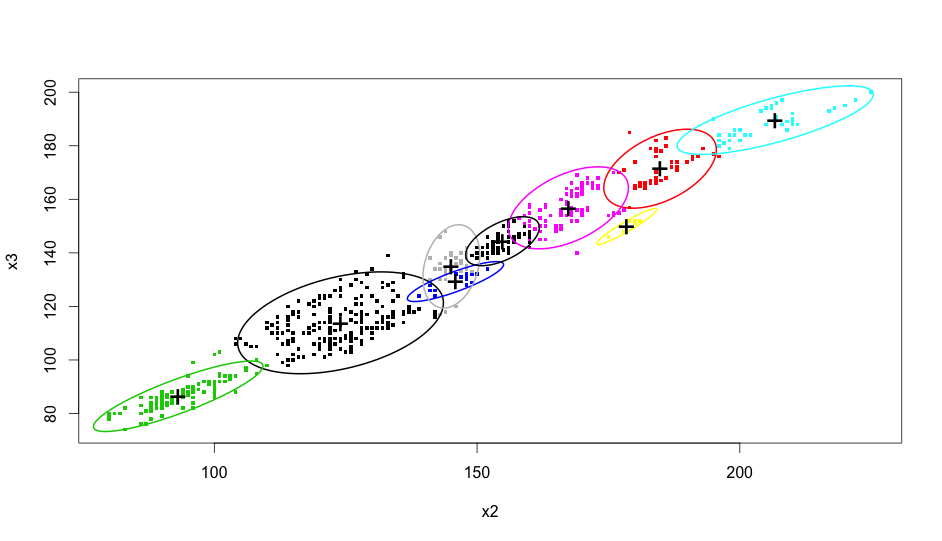

Write R code to recreate this figure.
##################
#Author: bramach2#
##################

#clear workspace
rm(list = ls(all=T))

#load required libraries
library(MASS)
library(ellipse)        

#set random seed
set.seed(1)

#set alpha value
alpha <- 0.0001
CV <- 1.8692

#simulate 2-d gaussian data with 4 centers
data<-mvrnorm(n=100, mu=c(5,5), Sigma = matrix(c(10,3,3,2),2,2))
data<-rbind(data,mvrnorm(n=200, mu=c(20,5), Sigma = matrix(c(5,2,2,8),2,2)))            
data<-rbind(data,mvrnorm(n=50, mu=c(5,20), Sigma = matrix(c(3,6,6,20),2,2)))
data<-rbind(data,mvrnorm(n=150, mu=c(20,20), Sigma = matrix(c(15,6,6,15),2,2)))
data<-data.frame(data)
names(data)<-c("X1","X2")

#load dataset provided
data<-read.table("hw5-3d-data.csv",sep = ",",header = T)

#generalize for n-dimensional data
p<-ncol(data)+1

#initialize one cluster membership for all data points
data[,p]<-rep(1,nrow(data))
names(data)[p]<-"cluster"

#initalize first center
first<-kmeans(data[,-p],centers = 1)
centers<-first$centers

#L2 norm calculation
norm_vec <- function(x) sqrt(sum(x^2))

#keep track of number of clusters
numclusters = 1

repeat{
        numcenters <- nrow(centers)
        done = 0
        for(j in 1:numcenters)
        {
                cj <- centers[j,]
                X <- subset(data, cluster == j)
                if(nrow(X) <= 7)
                {
                        next
                }
                E <- eigen(cov(as.matrix(X[,-p])))
                m <- E$vectors[,1]*(sqrt(2*E$values[1]/pi))
                newc1 <- centers[j,] + m
                newc2 <- centers[j,] - m
                km <- kmeans(X[,-p], rbind(newc1,newc2))
                centersdash <- km$centers
                newclusters = km$cluster
                v = centersdash[1,] - centersdash[2,]
                Xdash <- as.matrix(X[,-p])%*%as.matrix(v) / norm_vec(v)
                Xdash = (Xdash - mean(Xdash)) / sd(Xdash)
                sorted <- sort(Xdash)
                z <- pnorm(sorted)
                n = length(z)
                sum = 0
                for(i in 1:n)
                {
                        zi = z[i]
                        zni = z[n+1-i]
                        sum = sum + (2*i-1)*(log(zi) + log(1-zni))
                }
                Asq = -n - sum/n
                Asq_st = Asq*(1+ 4/n - 25/(n^2))
                if((Asq_st < -CV) | (Asq_st > CV))
                {
                        #reject the null hypothesis and accept new centers
                        done = 1 #to indicate that we are not yet done
                        numclusters = numclusters + 1
                        centers[j,] = centersdash[1,]
                        centers <- rbind(centers, centersdash[2,])
                        #got to be doubly careful about ordering of centers and cluster numbers
                        d1 = dist(rbind(X[which(newclusters == 1)[1],-p],centersdash[1,]))
                        d2 = dist(rbind(X[which(newclusters == 1)[1],-p],centersdash[2,]))
                        if(d1 < d2)
                        {
                                #means that cluster "1" has center centersdash[1]
                                newclusters[newclusters==2] = numclusters
                                newclusters[newclusters==1] = j
                        }else{
                                #means that cluster "1" has center centersdash[2]
                                newclusters[newclusters==1] = numclusters
                                newclusters[newclusters==2] = j
                        }
                        data[which(data$cluster == j),p] = newclusters
                        for(u in 1:(p-2))
                        {
                                plot(data[,c(u,u+1)], col = data$cluster, pch = '.', cex = 5)
                                #draw ellipses
                                for(l in 1:numclusters)
                                {
                                        x <- cov(data[which(data$cluster == l),c(u,u+1)])
                                        el <- ellipse(x, centre = centers[l,c(u,u+1)])
                                        lines(el, col = l, lwd = 2)
                                        points(x = centers[l,u], y = centers[l,u+1], pch = '+', cex = 2)
                                }
                                
                        }
                        
                }
        }
        if(done == 0)
        {
                break;
        }
}
